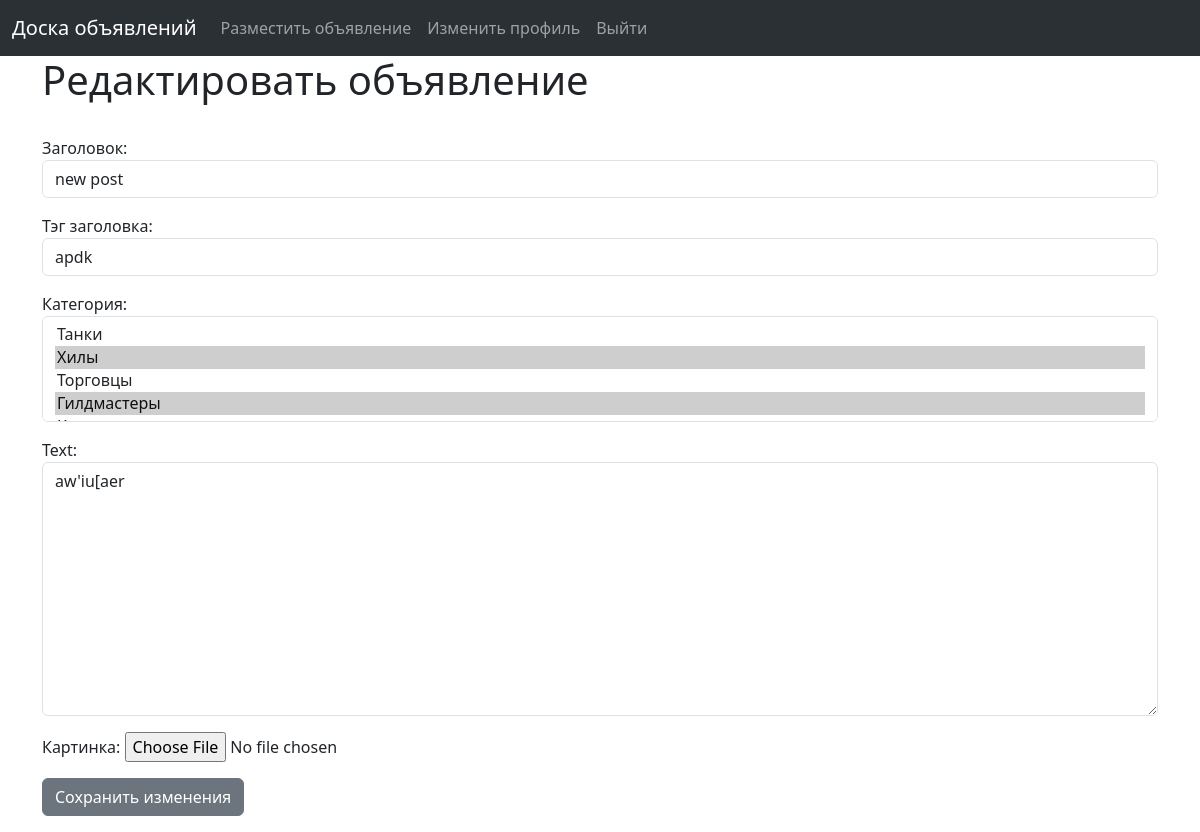
Screenshot of /announcement/edit/11 (signed in) with the database file from the repository.
### board/models.py (models this page shows, shortened)
class Announcement(models.Model):
    title = models.CharField("Заголовок", max_length=255)
    title_tag = models.CharField("Тэг заголовка", max_length=255)
    author = models.ForeignKey(User, on_delete=models.CASCADE, verbose_name="Автор")
    publication_datetime = models.DateTimeField("Дата публикации", auto_now_add=True)
    text = RichTextField("Текст", blank=True, null=True)
    image = models.ImageField("Картинка", null=True, blank=True, upload_to="images/")
    category = models.ManyToManyField(Category, verbose_name="Категория")

### board/views.py (the view)
@method_decorator(login_required, name="dispatch")
class UpdateAnnouncementView(UpdateView):
    model = Announcement
    form_class = AnnouncementForm
    template_name = "update_announcement.html"

### board/forms.py
class AnnouncementForm(forms.ModelForm):
    class Meta:
        model = Announcement
        fields = ("title", "title_tag", "author", "category", "text", "image")
        widgets = {
            "title": forms.TextInput(attrs={"class": "form-control"}),
            "title_tag": forms.TextInput(attrs={"class": "form-control"}),
            "author": forms.TextInput(
                attrs={
                    "class": "form-control",
                    "value": "",
                    "id": "unique_id",
                    "type": "hidden",
                }
            ),
            "category": forms.SelectMultiple(attrs={"class": "form-control"}),
            "text": forms.Textarea(attrs={"class": "form-control"}),
        }

### board/models.py (called while the page is built)
    def __str__(self):
        return f"{self.name}"

### board/templates/update_announcement.html (shortened to what this page needs)
{% extends 'base.html' %}
{% block content %}
<h1>Редактировать объявление</h1>
<br>
{% if user.id == announcement.author.id %}
    <div class="mb-3">
        <form method="POST">
            {{ form.as_p }}
            <button class='btn btn-secondary'>Сохранить изменения</button>
        </form>
    </div>
{% else %}
    <div class="mb-3">
        <p>Вы не можете редактировать чужой пост</p>
    </div>
{% endif %}
{% endblock %}

### rows the page displays
Announcement: title "new post", title_tag "apdk", text "aw'iu[aer"
